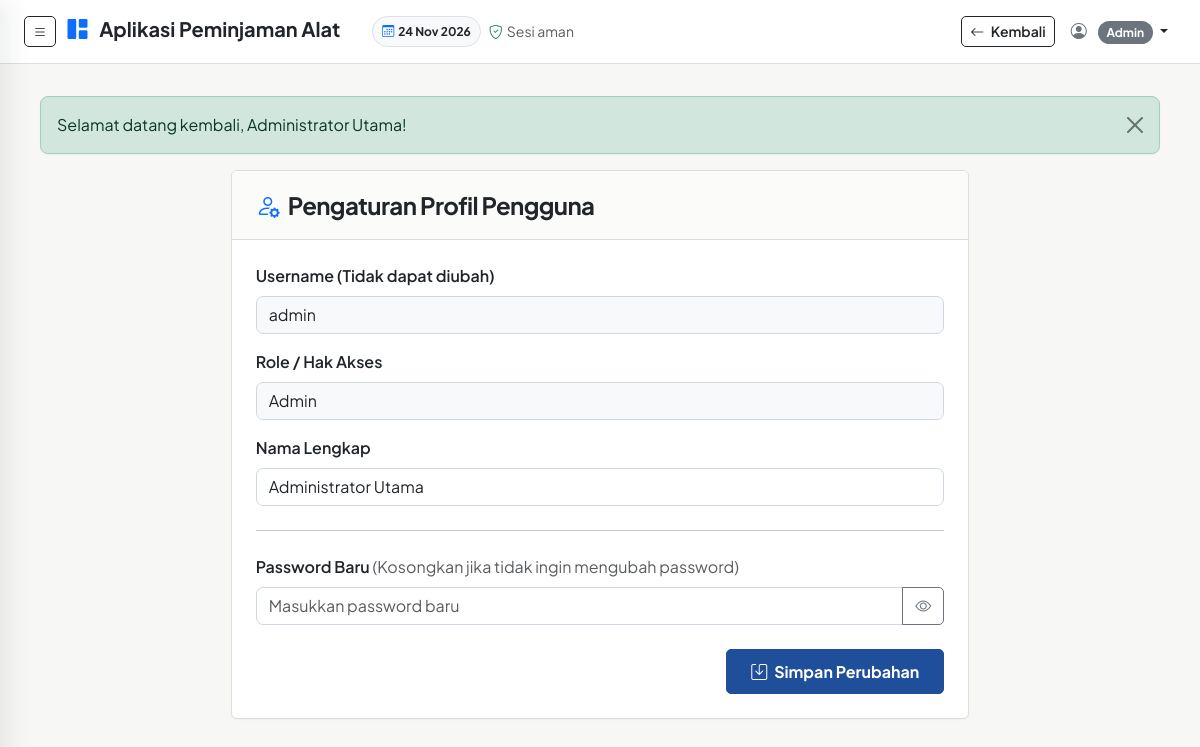
Screenshot of /public/index.php?route=profile/edit (signed in) with the database file from the repository.
### tables this page shows
CREATE TABLE users (
    id_user INT AUTO_INCREMENT PRIMARY KEY,
    nama_lengkap VARCHAR(100) NOT NULL,
    username VARCHAR(50) NOT NULL UNIQUE,
    password VARCHAR(255) NOT NULL,
    role ENUM('admin', 'petugas', 'peminjam') NOT NULL,
    created_at TIMESTAMP DEFAULT CURRENT_TIMESTAMP,
    INDEX idx_username (username),
    INDEX idx_role (role)
);

### controllers/ProfileController.php (called while the page is built, shortened)
<?php
require_once __DIR__ . '/../models/User.php';
class ProfileController {
    public function edit() {
        $userModel = new User();
        $user = $userModel->findById($_SESSION['user_id']);
        $config = include __DIR__ . '/../config/app.php';
        require_once __DIR__ . '/../views/profile/edit.php';
    }
}

### public/index.php (called while the page is built, shortened)
<?php
require_once __DIR__ . '/../config/app.php';
require_once __DIR__ . '/../routes/web.php';

### config/app.php (called while the page is built)
<?php
return [
    'app_name' => 'Sistem Peminjaman Lab',
    'app_version' => '1.0.0',
    'base_url' => 'http://localhost/aplikasi-peminjaman/public',
    'denda_per_hari' => 5000.00
];

### config/database.php (called while the page is built)
<?php
class Database {
    private static $instance = null;
    private $pdo;
    private $host = 'localhost';
    private $db_name = 'db_peminjaman';
    private $username = 'root';
    private $password = '';
    private function __construct() {
        try {
            $dsn = "mysql:host=" . $this->host . ";dbname=" . $this->db_name . ";charset=utf8mb4";
            $options = [
                PDO::ATTR_ERRMODE => PDO::ERRMODE_EXCEPTION,
                PDO::ATTR_DEFAULT_FETCH_MODE => PDO::FETCH_ASSOC,
                PDO::ATTR_EMULATE_PREPARES => false,
            ];
            $this->pdo = new PDO($dsn, $this->username, $this->password, $options);
        } catch(PDOException $e) {
            die("Koneksi Database Gagal: " . $e->getMessage());
        }
    }
    public static function getInstance() {
        if (self::$instance === null) {
            self::$instance = new self();
        }
        return self::$instance;
    }
    public function getConnection() {
        return $this->pdo;
    }
}

### models/User.php (called while the page is built, shortened)
<?php
require_once __DIR__ . '/../config/database.php';
class User {
    private $db;
    public function __construct() {
        $this->db = Database::getInstance()->getConnection();
    }
    public function findById($id) {
        $stmt = $this->db->prepare("SELECT id_user, nama_lengkap, username, role, created_at FROM users WHERE id_user = ?");
        $stmt->execute([$id]);
        return $stmt->fetch();
    }
}

### views/profile/edit.php (the view, shortened to what this page needs)
<?php
require_once __DIR__ . '/../layouts/header.php';
require_once __DIR__ . '/../layouts/navbar.php';
$user = $user ?? [];
?>
<div class="row justify-content-center">
    <div class="col-lg-8">
        <div class="card shadow-sm border-0 mb-4">
            <div class="card-header bg-white py-3 px-4 border-0 d-flex align-items-center">
                <i class="bi bi-person-gear text-primary fs-4 me-2"></i>
                <h4 class="fw-bold mb-0 text-dark">Pengaturan Profil Pengguna</h4>
            </div>
            <div class="card-body p-4">
                <form action="<?php echo $config['base_url']; ?>/index.php?route=profile/update" method="POST">
                    <div class="mb-3">
                        <label class="form-label fw-semibold" for="username">Username (Tidak dapat diubah)</label>
                        <input id="username" type="text" class="form-control bg-light" value="<?php echo htmlspecialchars($user['username'] ?? ''); ?>" disabled readonly>
                    </div>
                    <div class="mb-3">
                        <label class="form-label fw-semibold" for="role">Role / Hak Akses</label>
                        <input id="role" type="text" class="form-control bg-light text-capitalize" value="<?php echo htmlspecialchars($user['role'] ?? ''); ?>" disabled readonly>
                    </div>
                    <div class="mb-3">
                        <label class="form-label fw-semibold" for="nama_lengkap">Nama Lengkap</label>
                        <input id="nama_lengkap" type="text" name="nama_lengkap" class="form-control" value="<?php echo htmlspecialchars($user['nama_lengkap'] ?? ''); ?>" required>
                    </div>
                    <hr class="my-4">
                    <div class="mb-4">
                        <label class="form-label fw-semibold" for="password_baru">Password Baru <span class="text-muted fw-normal">(Kosongkan jika tidak ingin mengubah password)</span></label>
                        <input id="password_baru" type="password" name="password_baru" class="form-control" placeholder="Masukkan password baru">
                    </div>
                    <div class="d-flex justify-content-end gap-2">
                        <button type="submit" class="btn btn-primary px-4 fw-bold">
                            <i class="bi bi-save me-1"></i> Simpan Perubahan
                        </button>
                    </div>
                </form>
            </div>
        </div>
    </div>
</div>
<?php require_once __DIR__ . '/../layouts/footer.php'; ?>

### views/layouts/header.php (style rules this page uses)
:root { --ov-bg: #f7f7f5; --ov-surface: #ffffff; --ov-text: #171717; --ov-muted: #6b6b67; --ov-border: #deded9; --ov-accent: #1f4f9a; --ov-yellow: #e6b93f; --ov-shadow: 0 1px 2px rgba(23, 23, 23, .04); --ov-transition: all 0.16s ease; }
body { background-color: var(--ov-bg); color: var(--ov-text); font-family: 'Plus Jakarta Sans', sans-serif; min-height: 100vh; }
h1, h2, h3, h4, h5 { font-family: 'Plus Jakarta Sans', sans-serif; font-weight: 700; letter-spacing: -0.025em; }
.card { background-color: var(--ov-surface); border: 1px solid var(--ov-border) !important; border-radius: 6px; box-shadow: var(--ov-shadow) !important; transition: border-color var(--ov-transition), box-shadow var(--ov-transition); }
.card-header { background-color: #fbfbfa !important; border-bottom: 1px solid var(--ov-border) !important; padding: .9rem 1.25rem; }
.btn { border-radius: 5px; font-weight: 600; box-shadow: none !important; transition: background-color var(--ov-transition), border-color var(--ov-transition), color var(--ov-transition); }
.btn-primary { background-color: var(--ov-accent); border-color: var(--ov-accent); padding: .6rem 1.15rem; color: #fff; }
.form-control, .form-select, .input-group-text { border-color: #cfd8e1; border-radius: 7px; }
.main-content .card.border-0 { border: 1px solid var(--ov-border) !important; }
.main-content .shadow-sm, .main-content .shadow-lg { box-shadow: var(--ov-shadow) !important; }
.main-content .card-header { color: var(--ov-text); }

### rows the page displays
users: username "admin", role "admin", nama_lengkap "Administrator Utama"

### other values shown
$_SESSION['role'] "Admin"
$flash['message'] "Selamat datang kembali, Administrator Utama!"
